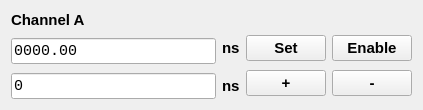
<?xml version="1.0" encoding="UTF-8"?>
<ui version="4.0">
 <class>Channel</class>
 <widget class="QWidget" name="Channel">
  <property name="geometry">
   <rect>
    <x>0</x>
    <y>0</y>
    <width>423</width>
    <height>106</height>
   </rect>
  </property>
  <property name="windowTitle">
   <string>Channel</string>
  </property>
  <layout class="QGridLayout" name="gridLayout">
   <item row="0" column="0">
    <widget class="QLabel" name="channelLabel">
     <property name="font">
      <font>
       <pointsize>11</pointsize>
       <bold>true</bold>
      </font>
     </property>
     <property name="text">
      <string>Channel A</string>
     </property>
    </widget>
   </item>
   <item row="1" column="0" rowspan="2">
    <widget class="QLineEdit" name="delayEdit">
     <property name="font">
      <font>
       <family>Consolas</family>
       <pointsize>11</pointsize>
       <bold>false</bold>
      </font>
     </property>
     <property name="text">
      <string>0000.00</string>
     </property>
    </widget>
   </item>
   <item row="1" column="1">
    <widget class="QLabel" name="unitLabel_9">
     <property name="font">
      <font>
       <pointsize>11</pointsize>
       <bold>true</bold>
      </font>
     </property>
     <property name="text">
      <string>ns</string>
     </property>
    </widget>
   </item>
   <item row="1" column="2">
    <widget class="QPushButton" name="delaySetButton">
     <property name="font">
      <font>
       <pointsize>11</pointsize>
       <bold>true</bold>
      </font>
     </property>
     <property name="text">
      <string>Set</string>
     </property>
    </widget>
   </item>
   <item row="1" column="3">
    <widget class="QPushButton" name="channelSwitchButton">
     <property name="font">
      <font>
       <pointsize>11</pointsize>
       <bold>true</bold>
      </font>
     </property>
     <property name="text">
      <string>Enable</string>
     </property>
    </widget>
   </item>
   <item row="2" column="2" rowspan="2">
    <widget class="QPushButton" name="delayIncreaseButton">
     <property name="font">
      <font>
       <pointsize>11</pointsize>
       <bold>true</bold>
      </font>
     </property>
     <property name="text">
      <string>+</string>
     </property>
    </widget>
   </item>
   <item row="2" column="3" rowspan="2">
    <widget class="QPushButton" name="delayDecreaseButton">
     <property name="font">
      <font>
       <pointsize>11</pointsize>
       <bold>true</bold>
      </font>
     </property>
     <property name="text">
      <string>-</string>
     </property>
    </widget>
   </item>
   <item row="3" column="0">
    <widget class="QLineEdit" name="delayIntervalEdit">
     <property name="font">
      <font>
       <family>Consolas</family>
       <pointsize>11</pointsize>
       <bold>false</bold>
      </font>
     </property>
     <property name="text">
      <string>0</string>
     </property>
    </widget>
   </item>
   <item row="3" column="1">
    <widget class="QLabel" name="unitLabel_10">
     <property name="font">
      <font>
       <pointsize>11</pointsize>
       <bold>true</bold>
      </font>
     </property>
     <property name="text">
      <string>ns</string>
     </property>
    </widget>
   </item>
  </layout>
 </widget>
 <resources/>
 <connections/>
</ui>
